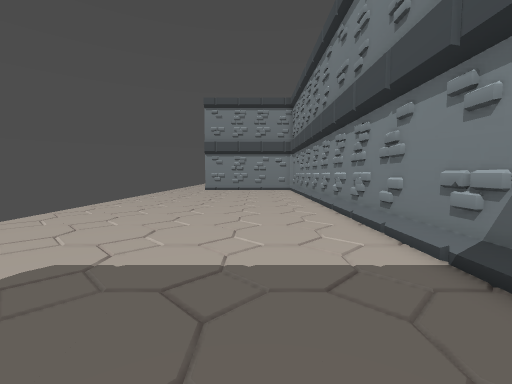
[1] (above)

12 first-person views from a walk through a 3-D level made in the Godot game engine. The camera is 1.4 m above the floor, tilts 4° down and sees 90° across. The floor is counted in squares, 1 m on a side. Each view is taken from the middle of a square. On the plan, view 1 faces up. The plan holds only what a view shows up to about 13 squares ahead; the rest is blank. The place goes on beyond the plan.

[2]
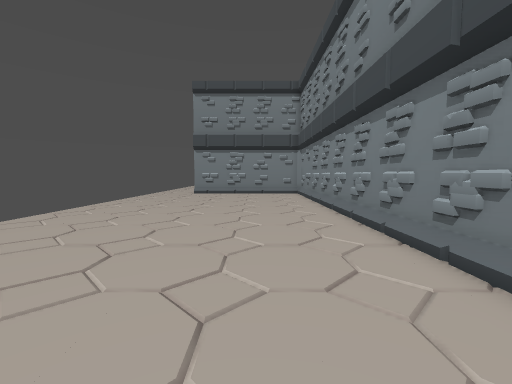

[3]
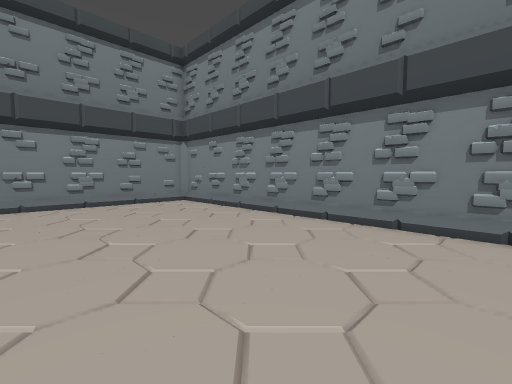

[4]
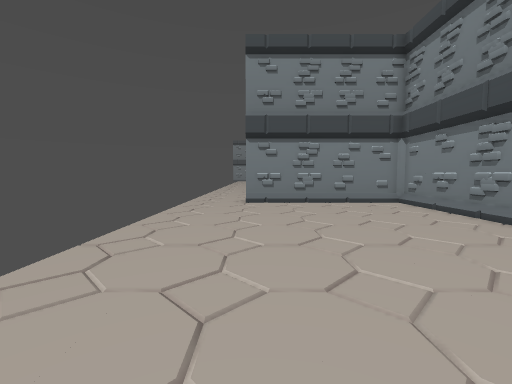

[5]
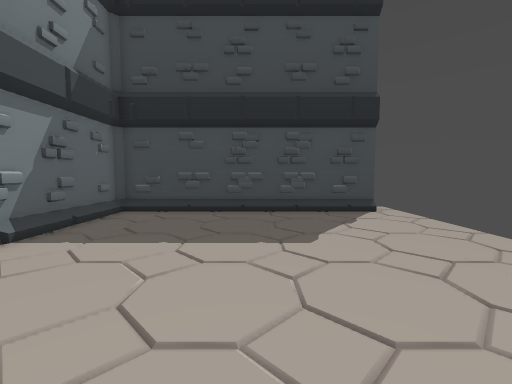

[6]
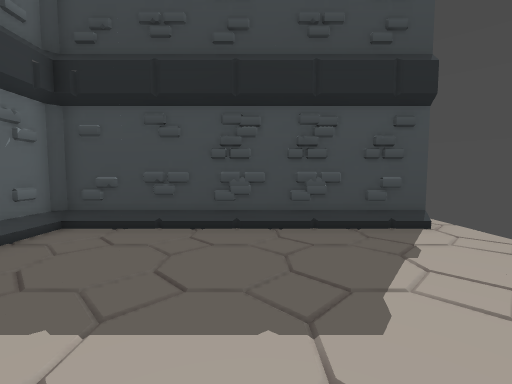

[7]
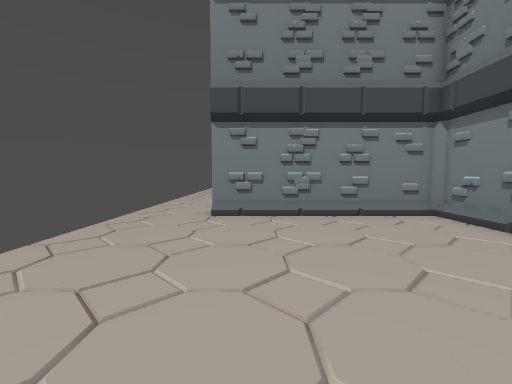

[8]
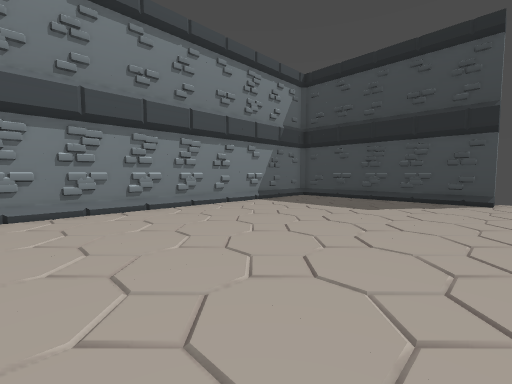

[9]
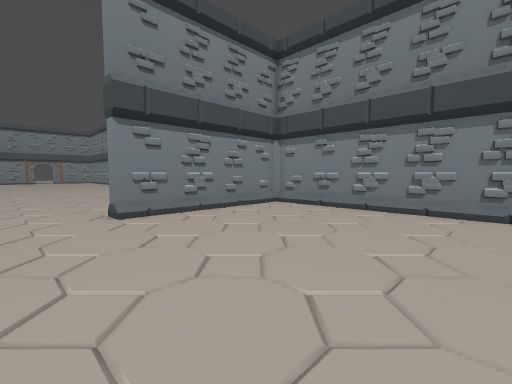

[10]
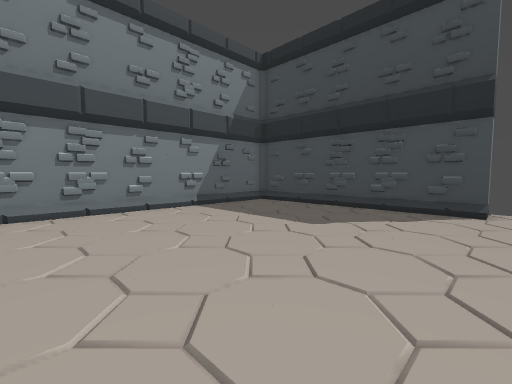

[11]
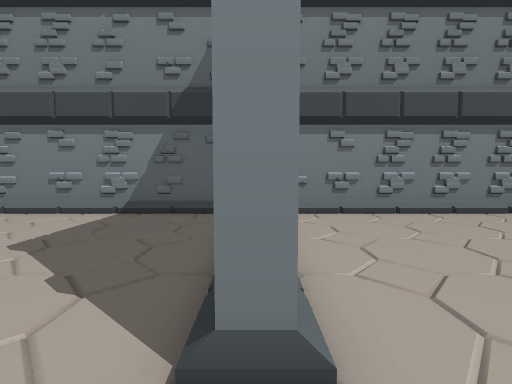

[12]
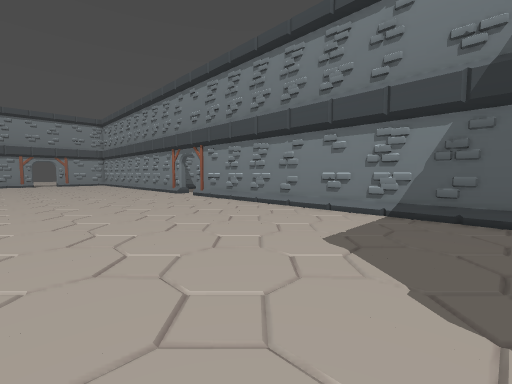

### Floor plan
Points are (right, up) in squares from view 1. A wall is a line through its corners. A room is listed if a view was taken in it or the views show most of it. See-through windows are left out.
Room 1 (views 1, 2, 3, 4, 5, 6, 7, 8, 9, 10)
walls: (-6.5, -1.2) (-6.5, -0.8) (3, -0.8) (3.3, -0.5) (3.3, 22.5) (3, 22.7) (-4.5, 22.7)
ways out: opening at (-6, 23) to room 2
Room 2 (views 11, 12)
walls: (3.3, 24.5) (3.3, 34.2); (-4.5, 22.7) (-4.5, 23.4)
ways out: opening at (-6, 23) to room 1

Positions as (right, up) in squares from view 1, and headings:
1: (0, 0), facing up
2: (0, 4), facing up
3: (-4, 10), facing up-right
4: (-4, 10), facing up
5: (-2, 9), facing down
6: (-2, 6), facing down
7: (-3, 14), facing up
8: (-7, 14), facing down-right
9: (-7, 14), facing up-right
10: (-7, 10), facing down-right
11: (-6, 23), facing right
12: (-6, 25), facing up-right
